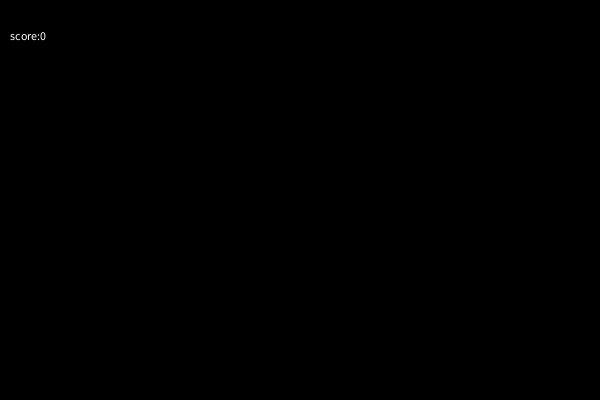
Frame 1 (no input)
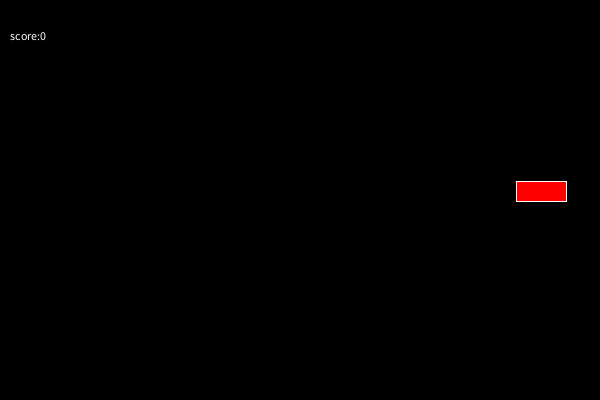
Frame 60 (the mouse pressed at the canvas centre just before this capture)
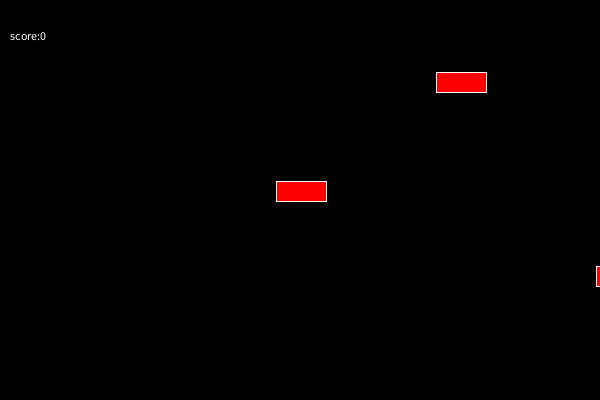
Frame 120 (the mouse held since frame 60 and released just before this capture)

The Processing sketch that drew these frames (run headless with seeded random() and noise(); from frame 60 on, the mouse is pressed at the canvas centre):

// Processing sketch: processing_83279
// ── processing_83279.pde

SpaceShip[] ships = new SpaceShip[0]; 
int score = 0; 

void setup() { 
  size(600, 400);
}

void draw() { 
  background(0); 
  fill(255); 
  text("score:" + score, 10,40); 

  if (frameCount % 40 == 0) { 
    SpaceShip ship = new SpaceShip(); 
    ships = (SpaceShip[]) append(ships, ship);
  }

  if (ships.length>10) { 

    ships = (SpaceShip[]) subset(ships, 1);
  }

  for (int i = 0; i<ships.length; i++) { 
    ships[i].update();
  }
}

void mousePressed() { 
  for (int i = 0; i<ships.length; i++) { 
    SpaceShip ship = ships[i]; 

    if ((mouseX>ship.x) && (mouseX<ship.x + ship.w) && (mouseY>ship.y) && (mouseY<ship.y+ship.h)) {
      ship.alive = false;
      score++; 
    }
  }
}


class SpaceShip {
  float x; 
  float y; 
  float w; 
  float h; 
  float velX; 
  float velY; 
  boolean alive; 

  SpaceShip() { 

    y = random(0, height*0.7); 
    w = 50; 
    x = width; 
    h = 20; 
    velX = -4; 
    velY = 0; 
    alive = true;
  }  

  void update() { 
    x+=velX; 
    y+=velY; 
    
    if(alive) { 
      fill(255, 0, 0); 
      stroke(255);   
    } else { 
      fill(128,0,0);  
      noStroke(); 
      velY +=0.3; 
    }
    rect(x, y, w, h);
  }
}
